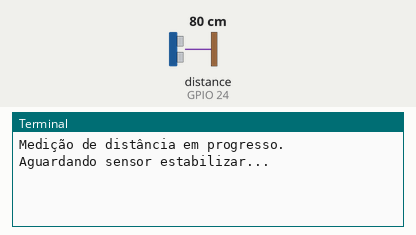
This program was run on a simulated Raspberry Pi (BCM pin numbers). On the bench: the last lines printed to the terminal. Inputs (shaded band) come from the test bench; at power-on: distance to the obstacle (sensor on GPIO 24) 80 cm. The echo pulse lasts 58.3 µs per cm; the clock reads 2024-03-15 10:24:30 at power-on unless the program sets it.

Above: at 1.2 s.
1.3 s: distance to the obstacle (sensor on GPIO 24) set to 2 cm
At 2.6 s:
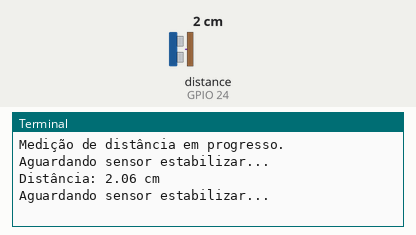
5.5 s: distance to the obstacle (sensor on GPIO 24) set to 4 cm
At 6.9 s:
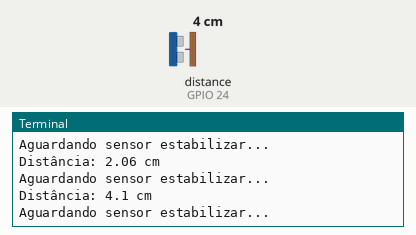

The program:

DistanceSensor1.py
```python
import RPi.GPIO as GPIO                         # Importa biblioteca RPi.GPIO
import time                                     # Importa biblioteca time
GPIO.setmode(GPIO.BCM)                          # Seta o tipo de numeração das GPIOs

TRIG = 23                                       # Associa a GPIO21 ao TRIG
ECHO = 24                                       # Associa a GPIO20 ao ECHO

print ("Medição de distância em progresso.")

GPIO.setup(TRIG, GPIO.OUT)                      # Seta pino como saída
GPIO.setup(ECHO, GPIO.IN)                       # Seta pino como entrada

while True:

    GPIO.output(TRIG, False)                    # Seta TRIG em nível baixo (LOW)
    print ("Aguardando sensor estabilizar...")
    time.sleep(2)                               # Delay de 2 segundos

    GPIO.output(TRIG, True)                     # Seta TRIG em nível alto (HIGH)
    time.sleep(0.00001)                         # Delay de 0.00001 segundos (10 micro segundos)
    GPIO.output(TRIG, False)                    # Seta TRIG em nível baixo (LOW)

    while GPIO.input(ECHO) == 0:                # Checa se o ECHO está em nível baixo (LOW)
        pulse_start = time.time()               # Armazena o último tempo em que ECHO se encontra em nível baixo (LOW)

    while GPIO.input(ECHO) == 1:                # Checa se o ECHO está em nível alto (HIGH)
        pulse_end = time.time()                 # Armazena o último tempo em que ECHO se encontra em nível alto (HIGH)

    pulse_duration = pulse_end - pulse_start    # Armazena a duração do pulso em uma variável

    distance = (pulse_duration * 34300)/2           # Multiplica a duração do pulso por 17150 para obter a distância
    distance = round(distance, 2)               # Arredonda número para duas casas decimais

    if distance > 2 and distance < 400:         # Checa se distância está dentro do alcance do sensor
        print ("Distância:", distance, "cm")    # Imprime a distância
    else:
        print ("Fora de alcance.")
```

Measured:
- after the input at 1.3 s, the terminal: prints a new line after 0.70 s (image 1)
- after the input at 5.5 s, the terminal: prints a new line after 0.50 s (image 2)
